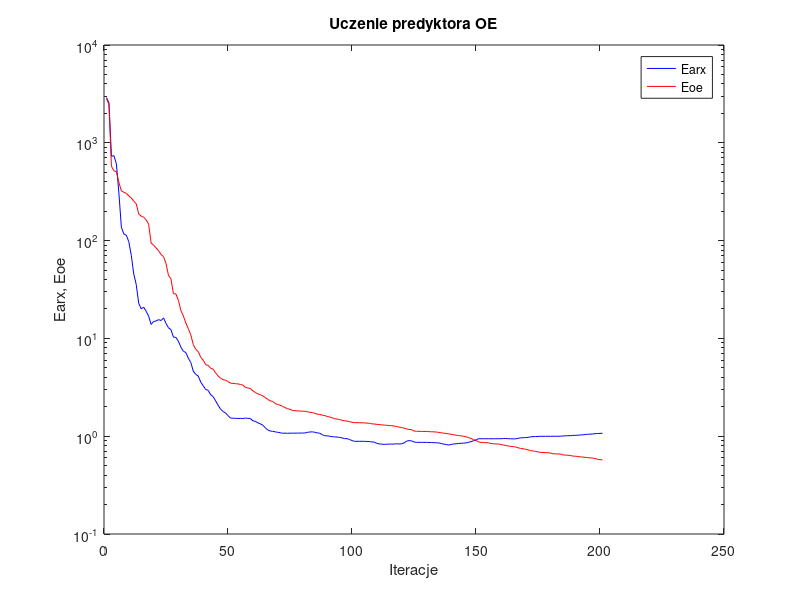
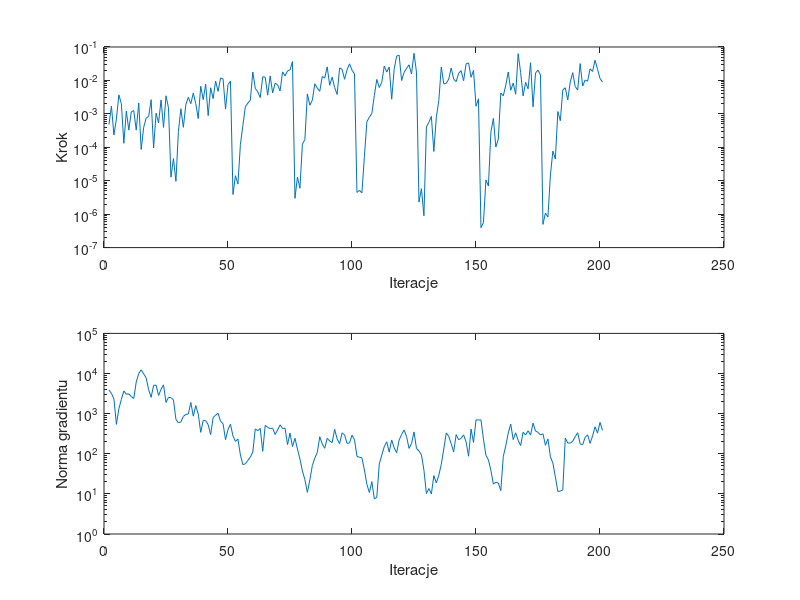

MATLAB code for these plots, in order:
%uczenie predyktora oe
clear all;
n=0; farx(n+1)=2.900176e+003; foe(n+1)=2.855414e+003; wspucz(n+1)=0.000000e+000; ng(n+1)=0.000000e+000;
%odnowa zmiennej metryki
n=1; farx(n+1)=2.573087e+003; foe(n+1)=2.445577e+003; krok(n+1)=4.792372e-004; ng(n+1)=3.850418e+003;
n=2; farx(n+1)=7.287353e+002; foe(n+1)=5.749333e+002; krok(n+1)=1.700059e-003; ng(n+1)=3.198628e+003;
n=3; farx(n+1)=7.383069e+002; foe(n+1)=5.178719e+002; krok(n+1)=2.337468e-004; ng(n+1)=2.340247e+003;
n=4; farx(n+1)=6.084567e+002; foe(n+1)=5.060138e+002; krok(n+1)=7.101242e-004; ng(n+1)=5.395347e+002;
n=5; farx(n+1)=3.076143e+002; foe(n+1)=3.945924e+002; krok(n+1)=3.699641e-003; ng(n+1)=1.323434e+003;
n=6; farx(n+1)=1.371643e+002; foe(n+1)=3.213705e+002; krok(n+1)=2.012220e-003; ng(n+1)=2.268121e+003;
n=7; farx(n+1)=1.167499e+002; foe(n+1)=3.124470e+002; krok(n+1)=1.316664e-004; ng(n+1)=3.687891e+003;
n=8; farx(n+1)=1.136461e+002; foe(n+1)=3.037332e+002; krok(n+1)=1.216567e-003; ng(n+1)=3.029553e+003;
n=9; farx(n+1)=9.737113e+001; foe(n+1)=2.867268e+002; krok(n+1)=3.259007e-004; ng(n+1)=3.123410e+003;
n=10; farx(n+1)=7.073677e+001; foe(n+1)=2.729534e+002; krok(n+1)=1.150834e-003; ng(n+1)=2.656092e+003;
n=11; farx(n+1)=4.547813e+001; foe(n+1)=2.531258e+002; krok(n+1)=1.255562e-003; ng(n+1)=2.387577e+003;
n=12; farx(n+1)=3.550859e+001; foe(n+1)=2.382839e+002; krok(n+1)=3.259007e-004; ng(n+1)=6.146481e+003;
n=13; farx(n+1)=2.280704e+001; foe(n+1)=1.867433e+002; krok(n+1)=2.120860e-003; ng(n+1)=9.973295e+003;
n=14; farx(n+1)=2.007966e+001; foe(n+1)=1.779546e+002; krok(n+1)=8.559513e-005; ng(n+1)=1.235219e+004;
n=15; farx(n+1)=2.086127e+001; foe(n+1)=1.730935e+002; krok(n+1)=3.968650e-004; ng(n+1)=9.821189e+003;
n=16; farx(n+1)=1.893755e+001; foe(n+1)=1.630824e+002; krok(n+1)=7.477779e-004; ng(n+1)=7.767664e+003;
n=17; farx(n+1)=1.688586e+001; foe(n+1)=1.471832e+002; krok(n+1)=8.336543e-004; ng(n+1)=3.938787e+003;
n=18; farx(n+1)=1.389596e+001; foe(n+1)=9.433010e+001; krok(n+1)=2.649228e-003; ng(n+1)=2.546115e+003;
n=19; farx(n+1)=1.489434e+001; foe(n+1)=8.972874e+001; krok(n+1)=9.531131e-005; ng(n+1)=5.067051e+003;
n=20; farx(n+1)=1.507204e+001; foe(n+1)=8.427994e+001; krok(n+1)=1.050435e-003; ng(n+1)=5.142460e+003;
n=21; farx(n+1)=1.556114e+001; foe(n+1)=7.865481e+001; krok(n+1)=5.333277e-004; ng(n+1)=2.838534e+003;
n=22; farx(n+1)=1.523571e+001; foe(n+1)=7.223868e+001; krok(n+1)=2.607264e-003; ng(n+1)=4.036120e+003;
n=23; farx(n+1)=1.621179e+001; foe(n+1)=6.847430e+001; krok(n+1)=3.933588e-004; ng(n+1)=5.218780e+003;
n=24; farx(n+1)=1.422122e+001; foe(n+1)=5.824687e+001; krok(n+1)=3.475168e-003; ng(n+1)=1.899127e+003;
n=25; farx(n+1)=1.283932e+001; foe(n+1)=4.411412e+001; krok(n+1)=1.518185e-003; ng(n+1)=2.548517e+003;
%odnowa zmiennej metryki
n=26; farx(n+1)=1.227916e+001; foe(n+1)=4.064883e+001; krok(n+1)=1.277945e-005; ng(n+1)=2.500754e+003;
n=27; farx(n+1)=1.030826e+001; foe(n+1)=2.865347e+001; krok(n+1)=4.572173e-005; ng(n+1)=2.208140e+003;
n=28; farx(n+1)=1.022536e+001; foe(n+1)=2.842459e+001; krok(n+1)=9.622040e-006; ng(n+1)=7.175869e+002;
n=29; farx(n+1)=9.364452e+000; foe(n+1)=2.451657e+001; krok(n+1)=3.009671e-004; ng(n+1)=5.933722e+002;
n=30; farx(n+1)=8.135399e+000; foe(n+1)=1.926617e+001; krok(n+1)=1.420511e-003; ng(n+1)=6.204888e+002;
n=31; farx(n+1)=7.401195e+000; foe(n+1)=1.693693e+001; krok(n+1)=3.949694e-004; ng(n+1)=8.517826e+002;
n=32; farx(n+1)=7.159127e+000; foe(n+1)=1.439624e+001; krok(n+1)=1.920058e-003; ng(n+1)=9.569950e+002;
n=33; farx(n+1)=6.272512e+000; foe(n+1)=1.256751e+001; krok(n+1)=3.122142e-003; ng(n+1)=9.796089e+002;
n=34; farx(n+1)=5.684368e+000; foe(n+1)=1.087244e+001; krok(n+1)=2.013864e-003; ng(n+1)=1.900227e+003;
n=35; farx(n+1)=4.627249e+000; foe(n+1)=8.633584e+000; krok(n+1)=4.189449e-003; ng(n+1)=8.655239e+002;
n=36; farx(n+1)=4.286238e+000; foe(n+1)=7.721015e+000; krok(n+1)=2.019005e-003; ng(n+1)=1.580405e+003;
n=37; farx(n+1)=4.120430e+000; foe(n+1)=7.349558e+000; krok(n+1)=7.213414e-004; ng(n+1)=9.815840e+002;
n=38; farx(n+1)=3.577851e+000; foe(n+1)=6.407752e+000; krok(n+1)=6.699412e-003; ng(n+1)=3.420744e+002;
n=39; farx(n+1)=3.277663e+000; foe(n+1)=5.979793e+000; krok(n+1)=2.660052e-003; ng(n+1)=6.799699e+002;
n=40; farx(n+1)=3.002723e+000; foe(n+1)=5.383855e+000; krok(n+1)=7.737158e-003; ng(n+1)=6.684796e+002;
n=41; farx(n+1)=2.946607e+000; foe(n+1)=5.306201e+000; krok(n+1)=8.861138e-004; ng(n+1)=5.305236e+002;
n=42; farx(n+1)=2.652473e+000; foe(n+1)=4.959099e+000; krok(n+1)=6.023109e-003; ng(n+1)=2.999376e+002;
n=43; farx(n+1)=2.542115e+000; foe(n+1)=4.847959e+000; krok(n+1)=2.855545e-003; ng(n+1)=7.968556e+002;
n=44; farx(n+1)=2.295801e+000; foe(n+1)=4.450474e+000; krok(n+1)=9.600724e-003; ng(n+1)=9.162891e+002;
n=45; farx(n+1)=2.076820e+000; foe(n+1)=4.132409e+000; krok(n+1)=4.702595e-003; ng(n+1)=1.018887e+003;
n=46; farx(n+1)=1.890551e+000; foe(n+1)=3.909932e+000; krok(n+1)=1.189189e-002; ng(n+1)=6.446883e+002;
n=47; farx(n+1)=1.789978e+000; foe(n+1)=3.793699e+000; krok(n+1)=1.111520e-002; ng(n+1)=5.630426e+002;
n=48; farx(n+1)=1.730972e+000; foe(n+1)=3.741655e+000; krok(n+1)=1.387045e-003; ng(n+1)=2.241688e+002;
n=49; farx(n+1)=1.622617e+000; foe(n+1)=3.624966e+000; krok(n+1)=7.557177e-003; ng(n+1)=4.024107e+002;
n=50; farx(n+1)=1.532497e+000; foe(n+1)=3.484607e+000; krok(n+1)=9.393654e-003; ng(n+1)=5.443116e+002;
%odnowa zmiennej metryki
n=51; farx(n+1)=1.529267e+000; foe(n+1)=3.471496e+000; krok(n+1)=3.872941e-006; ng(n+1)=2.770336e+002;
n=52; farx(n+1)=1.523248e+000; foe(n+1)=3.443931e+000; krok(n+1)=1.414532e-005; ng(n+1)=2.038554e+002;
n=53; farx(n+1)=1.518867e+000; foe(n+1)=3.427845e+000; krok(n+1)=7.938342e-006; ng(n+1)=2.318844e+002;
n=54; farx(n+1)=1.519565e+000; foe(n+1)=3.382380e+000; krok(n+1)=1.220198e-004; ng(n+1)=9.352398e+001;
n=55; farx(n+1)=1.518459e+000; foe(n+1)=3.327730e+000; krok(n+1)=4.532388e-004; ng(n+1)=5.347036e+001;
n=56; farx(n+1)=1.531214e+000; foe(n+1)=3.151351e+000; krok(n+1)=1.643206e-003; ng(n+1)=5.619433e+001;
n=57; farx(n+1)=1.522338e+000; foe(n+1)=3.116290e+000; krok(n+1)=2.092139e-003; ng(n+1)=6.824698e+001;
n=58; farx(n+1)=1.518938e+000; foe(n+1)=3.072008e+000; krok(n+1)=2.553842e-003; ng(n+1)=8.253623e+001;
n=59; farx(n+1)=1.438105e+000; foe(n+1)=2.914884e+000; krok(n+1)=1.785641e-002; ng(n+1)=1.102898e+002;
n=60; farx(n+1)=1.417839e+000; foe(n+1)=2.803842e+000; krok(n+1)=5.792131e-003; ng(n+1)=4.171541e+002;
n=61; farx(n+1)=1.373498e+000; foe(n+1)=2.716014e+000; krok(n+1)=4.573216e-003; ng(n+1)=3.763031e+002;
n=62; farx(n+1)=1.339776e+000; foe(n+1)=2.660824e+000; krok(n+1)=3.065383e-003; ng(n+1)=4.262108e+002;
n=63; farx(n+1)=1.297064e+000; foe(n+1)=2.585039e+000; krok(n+1)=1.285709e-002; ng(n+1)=1.151031e+002;
n=64; farx(n+1)=1.224033e+000; foe(n+1)=2.485402e+000; krok(n+1)=1.256724e-002; ng(n+1)=5.092866e+002;
n=65; farx(n+1)=1.158109e+000; foe(n+1)=2.383474e+000; krok(n+1)=3.621201e-003; ng(n+1)=4.550540e+002;
n=66; farx(n+1)=1.130594e+000; foe(n+1)=2.301156e+000; krok(n+1)=1.364590e-002; ng(n+1)=4.243298e+002;
n=67; farx(n+1)=1.121957e+000; foe(n+1)=2.268365e+000; krok(n+1)=4.221448e-003; ng(n+1)=4.353250e+002;
n=68; farx(n+1)=1.108589e+000; foe(n+1)=2.164629e+000; krok(n+1)=8.252113e-003; ng(n+1)=3.015492e+002;
n=69; farx(n+1)=1.096389e+000; foe(n+1)=2.107603e+000; krok(n+1)=7.385876e-003; ng(n+1)=3.923456e+002;
n=70; farx(n+1)=1.085038e+000; foe(n+1)=2.078910e+000; krok(n+1)=4.829711e-003; ng(n+1)=5.257617e+002;
n=71; farx(n+1)=1.071811e+000; foe(n+1)=2.018925e+000; krok(n+1)=1.799502e-002; ng(n+1)=4.259439e+002;
n=72; farx(n+1)=1.075427e+000; foe(n+1)=1.962129e+000; krok(n+1)=1.367655e-002; ng(n+1)=4.350819e+002;
n=73; farx(n+1)=1.070003e+000; foe(n+1)=1.908422e+000; krok(n+1)=1.918067e-002; ng(n+1)=1.689338e+002;
n=74; farx(n+1)=1.075215e+000; foe(n+1)=1.884498e+000; krok(n+1)=2.069003e-002; ng(n+1)=3.270828e+002;
n=75; farx(n+1)=1.074300e+000; foe(n+1)=1.830597e+000; krok(n+1)=3.650930e-002; ng(n+1)=1.508653e+002;
%odnowa zmiennej metryki
n=76; farx(n+1)=1.074501e+000; foe(n+1)=1.822673e+000; krok(n+1)=2.980900e-006; ng(n+1)=2.433224e+002;
n=77; farx(n+1)=1.075863e+000; foe(n+1)=1.813406e+000; krok(n+1)=1.290553e-005; ng(n+1)=1.313250e+002;
n=78; farx(n+1)=1.076236e+000; foe(n+1)=1.812179e+000; krok(n+1)=5.957222e-006; ng(n+1)=7.418542e+001;
n=79; farx(n+1)=1.077971e+000; foe(n+1)=1.800839e+000; krok(n+1)=1.239407e-004; ng(n+1)=3.730228e+001;
n=80; farx(n+1)=1.078937e+000; foe(n+1)=1.797533e+000; krok(n+1)=1.711903e-004; ng(n+1)=2.262433e+001;
n=81; farx(n+1)=1.094341e+000; foe(n+1)=1.776066e+000; krok(n+1)=3.941672e-003; ng(n+1)=1.088230e+001;
n=82; farx(n+1)=1.104711e+000; foe(n+1)=1.757511e+000; krok(n+1)=1.812955e-003; ng(n+1)=2.226193e+001;
n=83; farx(n+1)=1.108113e+000; foe(n+1)=1.743115e+000; krok(n+1)=2.553842e-003; ng(n+1)=5.048344e+001;
n=84; farx(n+1)=1.097529e+000; foe(n+1)=1.715385e+000; krok(n+1)=7.947193e-003; ng(n+1)=7.799899e+001;
n=85; farx(n+1)=1.079344e+000; foe(n+1)=1.679037e+000; krok(n+1)=5.852382e-003; ng(n+1)=1.077838e+002;
n=86; farx(n+1)=1.074333e+000; foe(n+1)=1.668047e+000; krok(n+1)=4.723705e-003; ng(n+1)=2.660349e+002;
n=87; farx(n+1)=1.035312e+000; foe(n+1)=1.641749e+000; krok(n+1)=1.311143e-002; ng(n+1)=1.756946e+002;
n=88; farx(n+1)=1.012713e+000; foe(n+1)=1.626218e+000; krok(n+1)=1.175883e-002; ng(n+1)=1.367278e+002;
n=89; farx(n+1)=1.008170e+000; foe(n+1)=1.591402e+000; krok(n+1)=2.541206e-002; ng(n+1)=2.418987e+002;
n=90; farx(n+1)=1.000169e+000; foe(n+1)=1.573080e+000; krok(n+1)=7.163682e-003; ng(n+1)=2.078780e+002;
n=91; farx(n+1)=9.879893e-001; foe(n+1)=1.541684e+000; krok(n+1)=1.251384e-002; ng(n+1)=1.897531e+002;
n=92; farx(n+1)=9.831357e-001; foe(n+1)=1.510011e+000; krok(n+1)=6.099924e-003; ng(n+1)=4.065241e+002;
n=93; farx(n+1)=9.807219e-001; foe(n+1)=1.493267e+000; krok(n+1)=3.813159e-003; ng(n+1)=2.355215e+002;
n=94; farx(n+1)=9.714740e-001; foe(n+1)=1.484176e+000; krok(n+1)=2.366211e-002; ng(n+1)=1.778483e+002;
n=95; farx(n+1)=9.601764e-001; foe(n+1)=1.452023e+000; krok(n+1)=2.142882e-002; ng(n+1)=3.318403e+002;
n=96; farx(n+1)=9.449926e-001; foe(n+1)=1.436253e+000; krok(n+1)=1.082825e-002; ng(n+1)=2.956935e+002;
n=97; farx(n+1)=9.438157e-001; foe(n+1)=1.426494e+000; krok(n+1)=2.069473e-002; ng(n+1)=1.816231e+002;
n=98; farx(n+1)=9.256973e-001; foe(n+1)=1.410854e+000; krok(n+1)=3.134999e-002; ng(n+1)=1.855147e+002;
n=99; farx(n+1)=9.024780e-001; foe(n+1)=1.388312e+000; krok(n+1)=2.015462e-002; ng(n+1)=2.903468e+002;
n=100; farx(n+1)=8.862208e-001; foe(n+1)=1.376434e+000; krok(n+1)=1.561853e-002; ng(n+1)=2.248346e+002;
%odnowa zmiennej metryki
n=101; farx(n+1)=8.865360e-001; foe(n+1)=1.374836e+000; krok(n+1)=4.467884e-006; ng(n+1)=8.612427e+001;
n=102; farx(n+1)=8.868660e-001; foe(n+1)=1.373221e+000; krok(n+1)=5.141736e-006; ng(n+1)=8.180811e+001;
n=103; farx(n+1)=8.869416e-001; foe(n+1)=1.371953e+000; krok(n+1)=4.360005e-006; ng(n+1)=7.946275e+001;
n=104; farx(n+1)=8.863145e-001; foe(n+1)=1.368388e+000; krok(n+1)=5.354731e-005; ng(n+1)=3.924533e+001;
n=105; farx(n+1)=8.841118e-001; foe(n+1)=1.360847e+000; krok(n+1)=5.861582e-004; ng(n+1)=1.735034e+001;
n=106; farx(n+1)=8.813293e-001; foe(n+1)=1.355279e+000; krok(n+1)=7.937301e-004; ng(n+1)=1.082124e+001;
n=107; farx(n+1)=8.732653e-001; foe(n+1)=1.336399e+000; krok(n+1)=1.022616e-003; ng(n+1)=2.017824e+001;
n=108; farx(n+1)=8.701041e-001; foe(n+1)=1.334534e+000; krok(n+1)=3.544455e-003; ng(n+1)=7.494363e+000;
n=109; farx(n+1)=8.444257e-001; foe(n+1)=1.321534e+000; krok(n+1)=1.071441e-002; ng(n+1)=8.226797e+000;
n=110; farx(n+1)=8.346924e-001; foe(n+1)=1.316221e+000; krok(n+1)=6.118871e-003; ng(n+1)=5.585593e+001;
n=111; farx(n+1)=8.294949e-001; foe(n+1)=1.306204e+000; krok(n+1)=8.744518e-003; ng(n+1)=9.221203e+001;
n=112; farx(n+1)=8.240721e-001; foe(n+1)=1.299924e+000; krok(n+1)=2.693892e-002; ng(n+1)=1.494961e+002;
n=113; farx(n+1)=8.283269e-001; foe(n+1)=1.292640e+000; krok(n+1)=1.771116e-002; ng(n+1)=1.987515e+002;
n=114; farx(n+1)=8.304223e-001; foe(n+1)=1.284527e+000; krok(n+1)=2.517497e-002; ng(n+1)=1.096312e+002;
n=115; farx(n+1)=8.308594e-001; foe(n+1)=1.281413e+000; krok(n+1)=2.739044e-003; ng(n+1)=2.210287e+002;
n=116; farx(n+1)=8.307700e-001; foe(n+1)=1.270842e+000; krok(n+1)=2.160874e-002; ng(n+1)=1.408742e+002;
n=117; farx(n+1)=8.368054e-001; foe(n+1)=1.257240e+000; krok(n+1)=5.335388e-002; ng(n+1)=1.052386e+002;
n=118; farx(n+1)=8.314456e-001; foe(n+1)=1.237651e+000; krok(n+1)=5.694364e-002; ng(n+1)=2.198027e+002;
n=119; farx(n+1)=8.367883e-001; foe(n+1)=1.225477e+000; krok(n+1)=9.921120e-003; ng(n+1)=3.029655e+002;
n=120; farx(n+1)=8.542623e-001; foe(n+1)=1.209915e+000; krok(n+1)=1.741045e-002; ng(n+1)=3.915002e+002;
n=121; farx(n+1)=8.900109e-001; foe(n+1)=1.187201e+000; krok(n+1)=2.307159e-002; ng(n+1)=2.683809e+002;
n=122; farx(n+1)=9.009568e-001; foe(n+1)=1.172391e+000; krok(n+1)=2.925850e-002; ng(n+1)=1.361407e+002;
n=123; farx(n+1)=8.970070e-001; foe(n+1)=1.167926e+000; krok(n+1)=1.552665e-002; ng(n+1)=1.797852e+002;
n=124; farx(n+1)=8.726196e-001; foe(n+1)=1.128668e+000; krok(n+1)=6.482479e-002; ng(n+1)=3.509216e+002;
n=125; farx(n+1)=8.658811e-001; foe(n+1)=1.123260e+000; krok(n+1)=1.767909e-002; ng(n+1)=1.357636e+002;
%odnowa zmiennej metryki
n=126; farx(n+1)=8.655976e-001; foe(n+1)=1.121095e+000; krok(n+1)=2.293373e-006; ng(n+1)=1.178100e+002;
n=127; farx(n+1)=8.653399e-001; foe(n+1)=1.119100e+000; krok(n+1)=5.817242e-006; ng(n+1)=9.453847e+001;
n=128; farx(n+1)=8.653311e-001; foe(n+1)=1.119025e+000; krok(n+1)=8.946219e-007; ng(n+1)=3.906358e+001;
n=129; farx(n+1)=8.648330e-001; foe(n+1)=1.117448e+000; krok(n+1)=4.060559e-004; ng(n+1)=1.015979e+001;
n=130; farx(n+1)=8.628785e-001; foe(n+1)=1.113504e+000; krok(n+1)=5.598060e-004; ng(n+1)=1.358638e+001;
n=131; farx(n+1)=8.604279e-001; foe(n+1)=1.110064e+000; krok(n+1)=8.410247e-004; ng(n+1)=9.976675e+000;
n=132; farx(n+1)=8.586640e-001; foe(n+1)=1.107750e+000; krok(n+1)=7.492449e-005; ng(n+1)=2.852036e+001;
n=133; farx(n+1)=8.567558e-001; foe(n+1)=1.103298e+000; krok(n+1)=7.941269e-004; ng(n+1)=1.883677e+001;
n=134; farx(n+1)=8.535988e-001; foe(n+1)=1.094472e+000; krok(n+1)=2.500228e-003; ng(n+1)=2.902420e+001;
n=135; farx(n+1)=8.411492e-001; foe(n+1)=1.083041e+000; krok(n+1)=2.527804e-002; ng(n+1)=5.464713e+001;
n=136; farx(n+1)=8.302595e-001; foe(n+1)=1.074148e+000; krok(n+1)=7.883344e-003; ng(n+1)=1.314267e+002;
n=137; farx(n+1)=8.218068e-001; foe(n+1)=1.066526e+000; krok(n+1)=8.130648e-003; ng(n+1)=3.307438e+002;
n=138; farx(n+1)=8.115420e-001; foe(n+1)=1.057284e+000; krok(n+1)=1.095618e-002; ng(n+1)=2.738274e+002;
n=139; farx(n+1)=8.240677e-001; foe(n+1)=1.045539e+000; krok(n+1)=2.351648e-002; ng(n+1)=1.775992e+002;
n=140; farx(n+1)=8.321374e-001; foe(n+1)=1.034242e+000; krok(n+1)=1.091588e-002; ng(n+1)=1.118329e+002;
n=141; farx(n+1)=8.357609e-001; foe(n+1)=1.023442e+000; krok(n+1)=9.222377e-003; ng(n+1)=3.005226e+002;
n=142; farx(n+1)=8.438975e-001; foe(n+1)=1.014139e+000; krok(n+1)=1.633292e-002; ng(n+1)=2.234759e+002;
n=143; farx(n+1)=8.456552e-001; foe(n+1)=1.008619e+000; krok(n+1)=1.953985e-002; ng(n+1)=2.427779e+002;
n=144; farx(n+1)=8.491900e-001; foe(n+1)=9.979642e-001; krok(n+1)=9.732535e-003; ng(n+1)=2.954671e+002;
n=145; farx(n+1)=8.535901e-001; foe(n+1)=9.862624e-001; krok(n+1)=3.128880e-002; ng(n+1)=1.984026e+002;
n=146; farx(n+1)=8.664512e-001; foe(n+1)=9.668292e-001; krok(n+1)=3.344126e-002; ng(n+1)=8.665619e+001;
n=147; farx(n+1)=8.795576e-001; foe(n+1)=9.490457e-001; krok(n+1)=1.243357e-002; ng(n+1)=4.125738e+002;
n=148; farx(n+1)=8.998305e-001; foe(n+1)=9.237044e-001; krok(n+1)=2.001452e-002; ng(n+1)=1.913311e+002;
n=149; farx(n+1)=9.149022e-001; foe(n+1)=9.055032e-001; krok(n+1)=1.694223e-003; ng(n+1)=6.991244e+002;
n=150; farx(n+1)=9.421908e-001; foe(n+1)=8.754360e-001; krok(n+1)=2.827499e-003; ng(n+1)=6.956046e+002;
%odnowa zmiennej metryki
n=151; farx(n+1)=9.420777e-001; foe(n+1)=8.637548e-001; krok(n+1)=3.937684e-007; ng(n+1)=6.956250e+002;
n=152; farx(n+1)=9.420358e-001; foe(n+1)=8.623397e-001; krok(n+1)=5.554749e-007; ng(n+1)=2.329442e+002;
n=153; farx(n+1)=9.420127e-001; foe(n+1)=8.584787e-001; krok(n+1)=1.055114e-005; ng(n+1)=9.171227e+001;
n=154; farx(n+1)=9.419081e-001; foe(n+1)=8.569145e-001; krok(n+1)=6.948457e-006; ng(n+1)=7.047161e+001;
n=155; farx(n+1)=9.417599e-001; foe(n+1)=8.443998e-001; krok(n+1)=2.838391e-004; ng(n+1)=3.866709e+001;
n=156; farx(n+1)=9.419651e-001; foe(n+1)=8.360790e-001; krok(n+1)=7.310963e-004; ng(n+1)=1.752214e+001;
n=157; farx(n+1)=9.420756e-001; foe(n+1)=8.344896e-001; krok(n+1)=1.018531e-004; ng(n+1)=1.955931e+001;
n=158; farx(n+1)=9.420261e-001; foe(n+1)=8.326973e-001; krok(n+1)=1.775639e-004; ng(n+1)=1.858619e+001;
n=159; farx(n+1)=9.425722e-001; foe(n+1)=8.232933e-001; krok(n+1)=4.208519e-003; ng(n+1)=1.203825e+001;
n=160; farx(n+1)=9.459640e-001; foe(n+1)=8.137479e-001; krok(n+1)=3.446556e-003; ng(n+1)=8.492261e+001;
n=161; farx(n+1)=9.484089e-001; foe(n+1)=8.034287e-001; krok(n+1)=7.191676e-003; ng(n+1)=1.576176e+002;
n=162; farx(n+1)=9.422041e-001; foe(n+1)=7.936100e-001; krok(n+1)=1.785641e-002; ng(n+1)=3.269153e+002;
n=163; farx(n+1)=9.416142e-001; foe(n+1)=7.878945e-001; krok(n+1)=5.062842e-003; ng(n+1)=5.496927e+002;
n=164; farx(n+1)=9.393091e-001; foe(n+1)=7.819391e-001; krok(n+1)=8.300976e-003; ng(n+1)=2.249590e+002;
n=165; farx(n+1)=9.398887e-001; foe(n+1)=7.766761e-001; krok(n+1)=3.868579e-003; ng(n+1)=3.332716e+002;
n=166; farx(n+1)=9.521542e-001; foe(n+1)=7.613280e-001; krok(n+1)=6.306675e-002; ng(n+1)=2.164866e+002;
n=167; farx(n+1)=9.607735e-001; foe(n+1)=7.498230e-001; krok(n+1)=1.705843e-002; ng(n+1)=1.602053e+002;
n=168; farx(n+1)=9.647826e-001; foe(n+1)=7.437894e-001; krok(n+1)=3.442371e-003; ng(n+1)=3.437659e+002;
n=169; farx(n+1)=9.683225e-001; foe(n+1)=7.356067e-001; krok(n+1)=8.744518e-003; ng(n+1)=2.930309e+002;
n=170; farx(n+1)=9.727079e-001; foe(n+1)=7.267000e-001; krok(n+1)=5.608324e-003; ng(n+1)=3.735194e+002;
n=171; farx(n+1)=9.847902e-001; foe(n+1)=7.118224e-001; krok(n+1)=3.377395e-002; ng(n+1)=2.924962e+002;
n=172; farx(n+1)=9.899443e-001; foe(n+1)=7.062961e-001; krok(n+1)=1.624224e-003; ng(n+1)=5.814258e+002;
n=173; farx(n+1)=9.912394e-001; foe(n+1)=6.994227e-001; krok(n+1)=1.664870e-002; ng(n+1)=3.685739e+002;
n=174; farx(n+1)=9.950344e-001; foe(n+1)=6.910554e-001; krok(n+1)=2.038266e-002; ng(n+1)=3.420821e+002;
n=175; farx(n+1)=9.977419e-001; foe(n+1)=6.841598e-001; krok(n+1)=1.450364e-002; ng(n+1)=2.933023e+002;
%odnowa zmiennej metryki
n=176; farx(n+1)=9.977720e-001; foe(n+1)=6.812292e-001; krok(n+1)=4.948913e-007; ng(n+1)=3.142287e+002;
n=177; farx(n+1)=9.978105e-001; foe(n+1)=6.798555e-001; krok(n+1)=1.081003e-006; ng(n+1)=1.625667e+002;
n=178; farx(n+1)=9.978554e-001; foe(n+1)=6.773834e-001; krok(n+1)=8.209739e-007; ng(n+1)=2.343992e+002;
n=179; farx(n+1)=9.979671e-001; foe(n+1)=6.732598e-001; krok(n+1)=1.470858e-005; ng(n+1)=8.379364e+001;
n=180; farx(n+1)=9.982474e-001; foe(n+1)=6.612277e-001; krok(n+1)=7.716323e-005; ng(n+1)=5.881049e+001;
n=181; farx(n+1)=9.981988e-001; foe(n+1)=6.601145e-001; krok(n+1)=4.438276e-005; ng(n+1)=2.644384e+001;
n=182; farx(n+1)=9.986493e-001; foe(n+1)=6.585670e-001; krok(n+1)=1.175649e-003; ng(n+1)=1.148771e+001;
n=183; farx(n+1)=9.991578e-001; foe(n+1)=6.575738e-001; krok(n+1)=6.250570e-004; ng(n+1)=1.174176e+001;
n=184; farx(n+1)=1.005862e+000; foe(n+1)=6.442524e-001; krok(n+1)=5.167850e-003; ng(n+1)=1.259586e+001;
n=185; farx(n+1)=1.009202e+000; foe(n+1)=6.412141e-001; krok(n+1)=6.023109e-003; ng(n+1)=2.467267e+002;
n=186; farx(n+1)=1.012526e+000; foe(n+1)=6.388738e-001; krok(n+1)=2.604174e-003; ng(n+1)=1.852775e+002;
n=187; farx(n+1)=1.012636e+000; foe(n+1)=6.356832e-001; krok(n+1)=8.956895e-003; ng(n+1)=1.841852e+002;
n=188; farx(n+1)=1.018744e+000; foe(n+1)=6.260762e-001; krok(n+1)=1.703305e-002; ng(n+1)=2.052962e+002;
n=189; farx(n+1)=1.020092e+000; foe(n+1)=6.243707e-001; krok(n+1)=6.525058e-003; ng(n+1)=2.661331e+002;
n=190; farx(n+1)=1.023466e+000; foe(n+1)=6.206826e-001; krok(n+1)=5.167850e-003; ng(n+1)=3.335854e+002;
n=191; farx(n+1)=1.029240e+000; foe(n+1)=6.145285e-001; krok(n+1)=3.181829e-002; ng(n+1)=1.766656e+002;
n=192; farx(n+1)=1.032696e+000; foe(n+1)=6.125945e-001; krok(n+1)=6.776891e-003; ng(n+1)=1.677936e+002;
n=193; farx(n+1)=1.039733e+000; foe(n+1)=6.080536e-001; krok(n+1)=1.025657e-002; ng(n+1)=2.573677e+002;
n=194; farx(n+1)=1.047013e+000; foe(n+1)=6.040597e-001; krok(n+1)=9.484553e-003; ng(n+1)=2.969476e+002;
n=195; farx(n+1)=1.049620e+000; foe(n+1)=6.004642e-001; krok(n+1)=2.223039e-002; ng(n+1)=1.816381e+002;
n=196; farx(n+1)=1.052484e+000; foe(n+1)=5.982123e-001; krok(n+1)=1.854407e-002; ng(n+1)=2.776782e+002;
n=197; farx(n+1)=1.062132e+000; foe(n+1)=5.895990e-001; krok(n+1)=4.016599e-002; ng(n+1)=4.713499e+002;
n=198; farx(n+1)=1.065031e+000; foe(n+1)=5.804734e-001; krok(n+1)=2.173419e-002; ng(n+1)=3.262403e+002;
n=199; farx(n+1)=1.068737e+000; foe(n+1)=5.758364e-001; krok(n+1)=1.142218e-002; ng(n+1)=6.058991e+002;
n=200; farx(n+1)=1.072316e+000; foe(n+1)=5.727535e-001; krok(n+1)=9.010365e-003; ng(n+1)=3.846565e+002;

figure; semilogy(farx,'b'); hold on; semilogy(foe,'r'); xlabel('Iteracje'); ylabel('Earx, Eoe'); legend('Earx','Eoe'); title('Uczenie predyktora OE');
figure; subplot(2,1,1); semilogy(krok); xlabel('Iteracje'); ylabel('Krok');
subplot(2,1,2); semilogy(ng); xlabel('Iteracje'); ylabel('Norma gradientu');
Earx=farx(n+1)
Eoe=foe(n+1)
